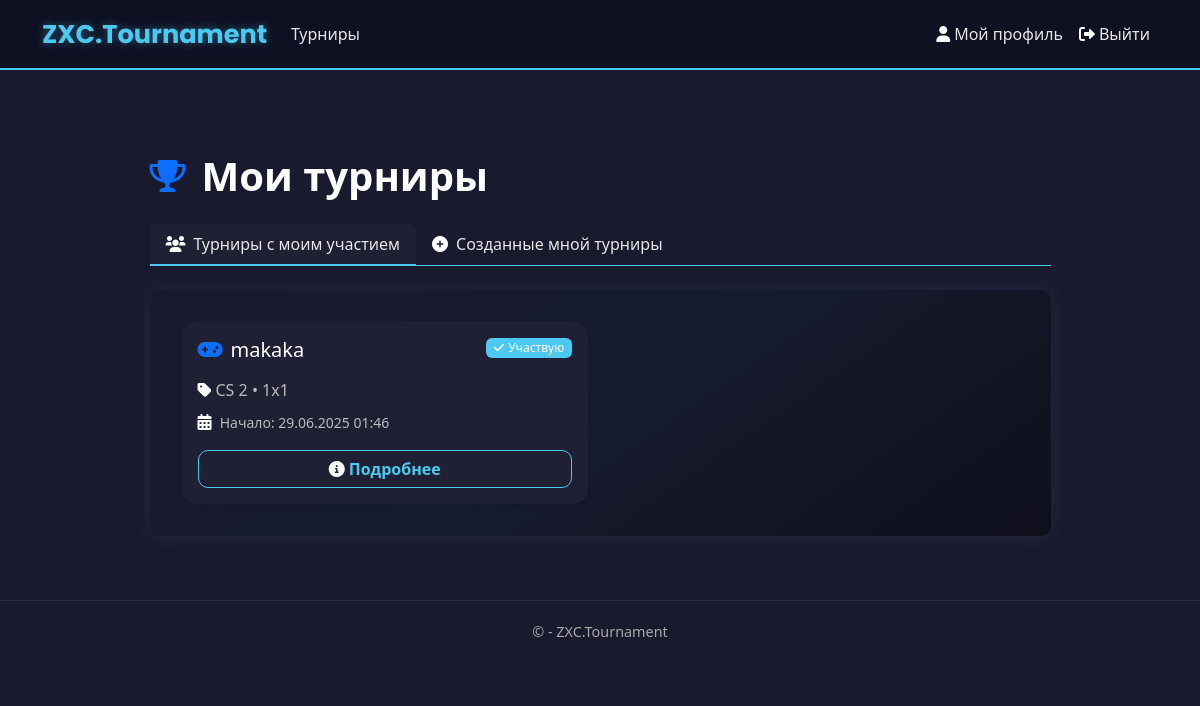
The app's page /tournaments/my/ (signed in), older data.
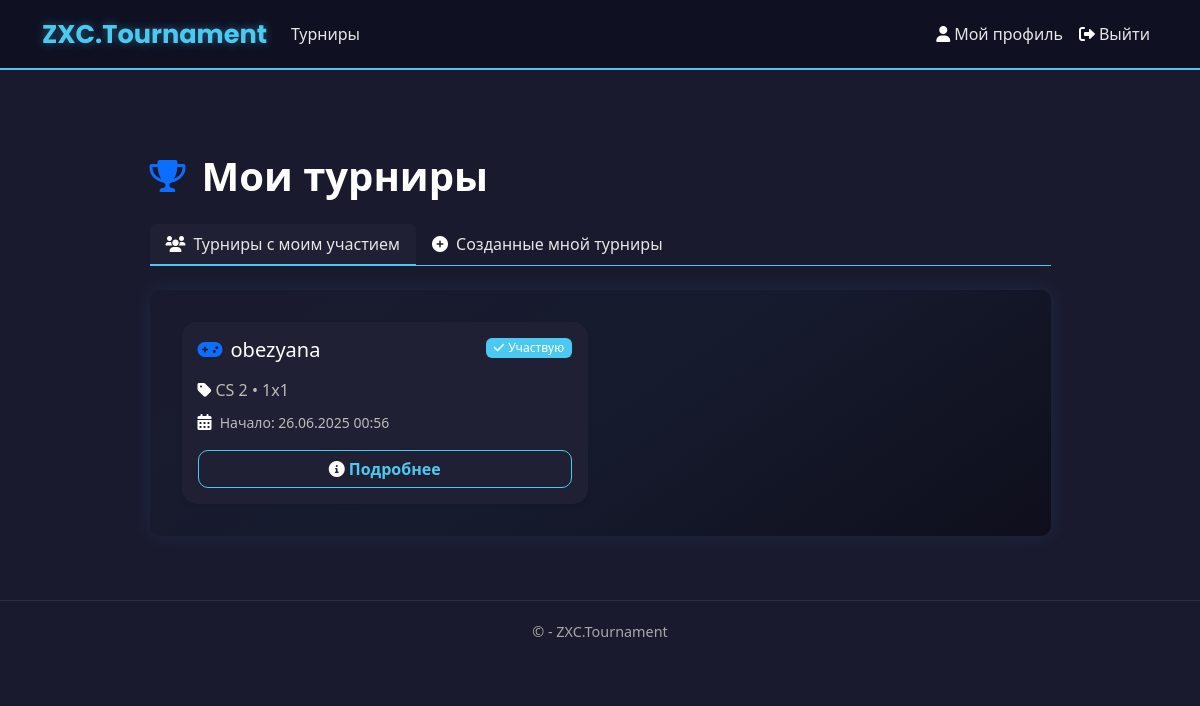
The same page, newer data.
### app/models.py (models this page shows, shortened)
class Tournament(models.Model):
    DISCIPLINE_CHOICES = [
        ('Dota 2', 'Dota 2'),
        ('CS 2', 'CS 2'),
        ('Valorant', 'Valorant'),
        ('LoL', 'League of Legends'),
    ]
    FORMAT_CHOICES = [
        ('1x1', '1x1'),
        ('2x2', '2x2'),
        ('3x3', '3x3'),
        ('5x5', '5x5'),
    ]
    TOURNAMENT_FORMAT_CHOICES = [
        ('single_elimination', 'Single Elimination'),
        ('double_elimination', 'Double Elimination'),
        ('round_robin', 'Round Robin'),
    ]
    TEAM_COUNT_CHOICES = [(i, str(i)) for i in range(2, 513)]
    LOCATION_CHOICES = [
        ('China', 'Китай'),
        ('Western Europe', 'Западная Европа'),
        ('Eastern Europe', 'Восточная Европа'),
        ('Southeast Asia', 'ЮВ Азия'),
        ('North America', 'Северная Америка'),
        ('South America', 'Южная Америка'),
    ]
    name = models.CharField(max_length=50, verbose_name="Название турнира")
    max_teams = models.IntegerField(choices=TEAM_COUNT_CHOICES, verbose_name="Максимальное количество команд")
    start_date = models.DateTimeField(verbose_name="Дата начала")
    discipline = models.CharField(max_length=50, choices=DISCIPLINE_CHOICES, verbose_name="Дисциплина")
    game_format = models.CharField(max_length=50, choices=FORMAT_CHOICES, verbose_name="Формат игры")
    tournament_format = models.CharField(max_length=50, choices=TOURNAMENT_FORMAT_CHOICES, verbose_name="Формат турнира", blank=True, null=True)
    location = models.CharField(max_length=50, choices=LOCATION_CHOICES, verbose_name="Локация")
    description = models.TextField(max_length=1000, verbose_name="Описание", blank=True, null=True)
    creator = models.ForeignKey(User, on_delete=models.CASCADE, verbose_name="Создатель")
    created_at = models.DateTimeField(default=timezone.now, verbose_name="Дата создания")
    is_active = models.BooleanField(default=True, verbose_name="Активный")
    registered_teams = models.ManyToManyField(
        'Team',
        through='TournamentRegistration',
        related_name='tournaments',
        blank=True,
        verbose_name="Зарегистрированные команды"
    )
    class Meta:
        ordering = ['-created_at']
        verbose_name = 'Турнир'
        verbose_name_plural = 'Турниры'
    def registered_teams_count(self):
        return self.registered_teams.count()

### app/views.py (the view)
# urls.py: path('tournaments/my/', views.my_tournaments, name='my_tournaments'),
@login_required
def my_tournaments(request):
    user_teams = Team.objects.filter(Q(captain=request.user) | Q(members=request.user)).distinct()
    participating_tournaments = Tournament.objects.filter(
        registered_teams__in=user_teams,
        is_active=True
    ).order_by('start_date')
    created_tournaments = Tournament.objects.filter(
        creator=request.user,
        is_active=True
    ).order_by('start_date')
    return render(request, 'app/tournaments/my_tournaments.html', {
        'participating_tournaments': participating_tournaments,
        'created_tournaments': created_tournaments,
        'title': 'Мои турниры'
    })

### app/templates/app/tournaments/my_tournaments.html (shortened to what this page needs)
{% extends "app/layout.html" %}
{% load static %}
{% block content %}
<div class="container mt-5 py-4">
    <div class="row justify-content-center">
        <div class="col-lg-10">
            <div class="d-flex align-items-center mb-4">
                <i class="fas fa-trophy fa-2x text-primary me-3"></i>
                <h1 class="mb-0">Мои турниры</h1>
            </div>
            <ul class="nav nav-tabs mb-4" id="myTournamentsTab" role="tablist">
                <li class="nav-item" role="presentation">
                    <button class="nav-link active" id="participating-tab" data-bs-toggle="tab"
                            data-bs-target="#participating" type="button" role="tab"
                            aria-controls="participating" aria-selected="true">
                        <i class="fas fa-users me-2"></i>Турниры с моим участием
                    </button>
                </li>
                <li class="nav-item" role="presentation">
                    <button class="nav-link" id="created-tab" data-bs-toggle="tab"
                            data-bs-target="#created" type="button" role="tab"
                            aria-controls="created" aria-selected="false">
                        <i class="fas fa-plus-circle me-2"></i>Созданные мной турниры
                    </button>
                </li>
            </ul>
            <div class="tab-content my-tournaments-container" id="myTournamentsTabContent">
                <div class="tab-pane fade show active" id="participating" role="tabpanel"
                     aria-labelledby="participating-tab">
                    {% if participating_tournaments %}
                    <div class="row g-4">
                        {% for tournament in participating_tournaments %}
                        <div class="col-md-6">
                            <div class="card h-100 shadow-sm">
                                <div class="card-body">
                                    <div class="d-flex align-items-start justify-content-between mb-3">
                                        <h5 class="card-title mb-0">
                                            <i class="fas fa-gamepad me-2 text-primary"></i>{{ tournament.name }}
                                        </h5>
                                        <span class="badge bg-success">
                                            <i class="fas fa-check me-1"></i>Участвую
                                        </span>
                                    </div>
                                    <p class="card-text text-muted mb-2">
                                        <i class="fas fa-tag me-1"></i>{{ tournament.discipline }} • {{ tournament.get_game_format_display }}
                                    </p>
                                    <p class="card-text text-muted mb-3">
                                        <i class="fas fa-calendar-alt me-1"></i>
                                        <small>Начало: {{ tournament.start_date|date:"d.m.Y H:i" }}</small>
                                    </p>
                                    <div class="d-grid">
                                        <a href="{% url 'tournament_detail' tournament_id=tournament.id %}"
                                           class="btn btn-outline-primary">
                                            <i class="fas fa-info-circle me-1"></i>Подробнее
                                        </a>
                                    </div>
                                </div>
                            </div>
                        </div>
                        {% endfor %}
                    </div>
                    {% endif %}
                </div>
            </div>
        </div>
    </div>
</div>
{% endblock %}

Row changes from the older to the newer data that the page shows:
no longer on this page (row unchanged): Tournament: name "makaka", discipline "CS 2", game_format "1x1", start_date "29.06.2025 01:46"
added Tournament: name "obezyana", discipline "CS 2", game_format "1x1", start_date "26.06.2025 00:56"
